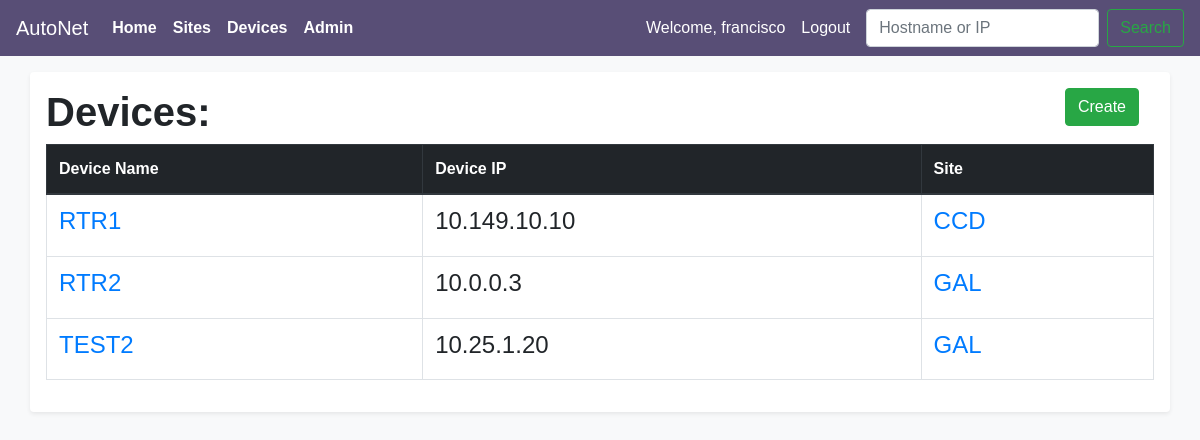
/devices (signed in), run on an earlier commit of the app's database.
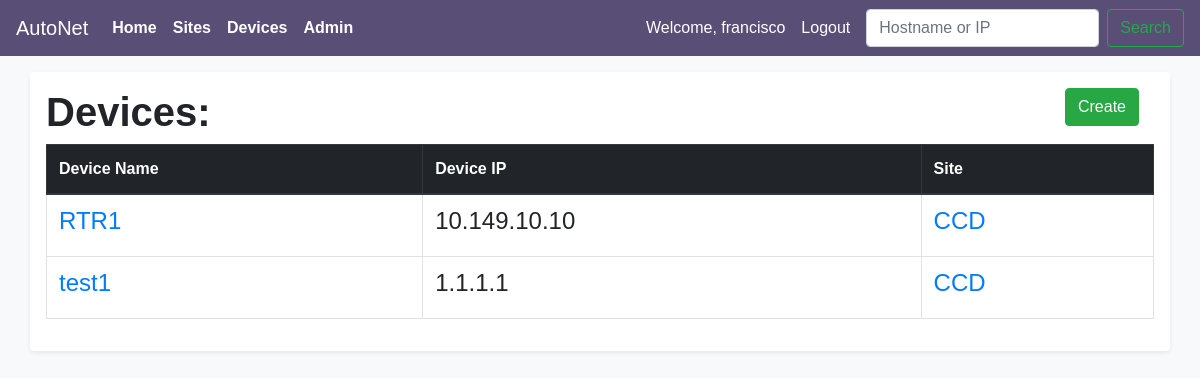
And on a later commit of the database.
### main_app/models.py (models this page shows, shortened)
class Devices(models.Model):
    VENDOR_LIST = (('C', 'Cisco'),
                                    ('J', 'Juniper'),
                                    ('A', 'Arista'),
                                    )
    device_name = models.CharField(max_length=100)
    device_ip = models.GenericIPAddressField()
    vendor = models.CharField(choices=VENDOR_LIST, max_length=10,
                                                default=VENDOR_LIST[0])
    site = models.ForeignKey(Sites,
                            on_delete=models.CASCADE,
                            related_name = 'devices',
                            )
    objects = models.Manager()

class Sites(models.Model):
    site_name = models.CharField(max_length=100)
    site_location = models.CharField(max_length=250)
    site_address = models.CharField(max_length=400, null=True)
    site_poc_name = models.CharField(max_length=100)
    site_poc_number = models.CharField(max_length=30)

### main_app/views.py (the view)
# urls.py: path('devices', views.DeviceListView.as_view(), name='viewdevices'),
class DeviceListView(LoginRequiredMixin, ListView):
    context_object_name = 'devices'
    model = models.Devices
    paginate_by = 10

### main_app/templates/main_app/devices_list.html (shortened to what this page needs)
{% extends 'main_app/main_app_base.html' %}
{%block content %}
  <div class="container shadow-sm p-3 mb-5 bg-white rounded">
      <div class="container">
        <a class="" href="{% url 'main_app:createdevice' %}">
          <input class="btn btn-success float-right" type="submit" value="Create">
        </a>
      </div>
      <div class="">
        <h1><strong>Devices:</strong></h1>
        <table class="table table-bordered">
          <thead class="thead-dark">
            <th>Device Name</th>
            <th>Device IP</th>
            <th>Site</th>
          </thead>
          {% for device in devices %}
          <tr>
              <td><h4><a href="devices/{{device.id}}">{{device.device_name}}</a></h4></td>
              <td><h4>{{device.device_ip}}</h4></td>
              <td><h4><a href="sites/{{ device.site.id }}">{{device.site.site_name}}</a></h4></td>
          </tr>
          {%endfor%}
        </table>
      </div>
  </div>
{%endblock content %}

### main_app/templates/main_app/main_app_base.html (shortened to what this page needs)
<!DOCTYPE html>
<html lang="en" dir="ltr">
  <head>
    <link rel="stylesheet" href="https://stackpath.bootstrapcdn.com/bootstrap/4.1.3/css/bootstrap.min.css">
    {% load staticfiles %}
    <link rel="stylesheet" href="{% static 'css/form.css' %}">
  </head>
  <body class="bg-light" style="font-family: sans-serif;">
    <header>
    <div class="mb-4">
      <nav class="navbar navbar-expand-lg navbar-dark fixed-top" style="background-color: #584E76;">
        <a class="navbar-brand" href="{% url 'main_app:home' %}">AutoNet</a>
        <div class="collapse navbar-collapse" id="navbarSupportedContent">
          <ul class="navbar-nav mr-auto">
            <li class="nav-item active">
              <a class="nav-link" href="{% url 'main_app:home' %}"><strong>Home</strong><span class="sr-only">(current)</span></a>
            </li>
            <li class="nav-item active">
              <a class="nav-link" href="{% url 'main_app:viewsites' %}"><strong>Sites</strong></a>
            </li>
            <li class="nav-item active">
              <a class="nav-link" href="{% url 'main_app:viewdevices' %}"><strong>Devices</strong></a>
            </li>
            <li class="nav-item active">
              <a class="nav-link" href="{% url 'admin:index' %}"><strong>Admin</strong></a>
            </li>
          </ul>
          <div class="">
            {% if user.is_authenticated%}
            <ul class="navbar-nav mr-auto">
              <li class="nav-item active">
                <a class="nav-link" href="#">Welcome, {{user.username}}</a>
              </li>
              <li class="nav-item active">
                <a class="nav-link" href="{% url 'users:logout' %}">Logout</a>
              </li>
            </ul>
            {% endif %}
          </div>
          <form class="form-inline my-2 my-lg-0" action="{% url 'main_app:search'%}" method="get">
              <input class="form-control ml-2 mr-sm-2 " type="search"  name="item" placeholder="Hostname or IP" aria-label="Search">
              <button class="btn btn-outline-success my-2 my-sm-0" type="submit">Search</button>
        </form>
        </div>
      </nav>
    </div>
    </header>
    <br>
    <br>
    {%block content %}
    {%endblock content %}
  </body>
</html>

What changed in the data, as far as the page shows it:
removed Devices: device_name "RTR2", device_ip "10.0.0.3", site.site_name "GAL"
removed Devices: device_name "TEST2", device_ip "10.25.1.20", site.site_name "GAL"
added Devices: device_name "test1", device_ip "1.1.1.1", site.site_name "CCD"
